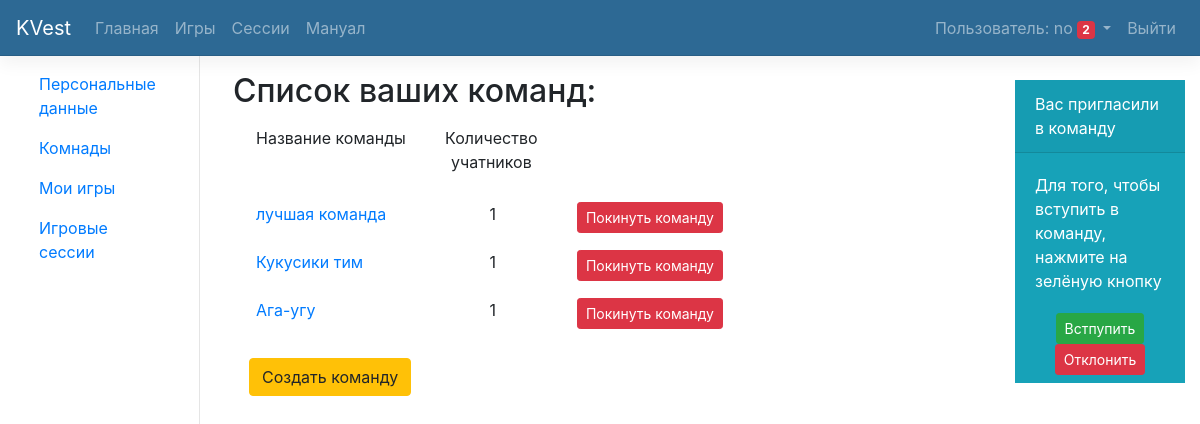
The app's page /social/team/ (signed in) with its own data.
### social/models.py (models this page shows)
class Team(models.Model):
    name = models.CharField(max_length=16, verbose_name='Название команды') # Добавить UNIQ
    lead = models.ForeignKey(
        Person,
        on_delete=models.CASCADE,
        related_name='team_lead',
        verbose_name='Лидер',
        null=True,
    )
    members = models.ManyToManyField(
        Person,
        through='MemberTeam',
        through_fields=('team', 'person'),
    )
    class Meta:
        verbose_name = 'Команда'
        verbose_name_plural = 'Команды'
    def __str__(self):
        return self.name
        """Возвращает все команды пользователя и количество участников в команде"""

### social/views.py (the view)
# urls.py: url(r'^team/(?P<team>[0-9]+)/$', views.team_details, name='team-details'),
@login_required(login_url='/person/login')
def team(request):
    args = {}
    args.update(csrf(request))
    args['username'] = request.user
    print(add(4,4))
    person = Person.objects.get(user=args['username'])
    args['teams'] = person.team_set.all().annotate(count_person=Count('members'))
    args['teams2'] = Team.objects.filter(members=person).annotate(count_person=Count('members'))
    return render(request, 'social/team.html', args)

### KVproject/tasks.py (called while the page is built)
@shared_task
def add(x, y):
    return x + y

### social/templates/social/team.html (shortened to what this page needs)
{% extends "person/base-person.html" %}
{% block content %}
    <div class="row">
        {% if teams %}
        <h2>Список ваших команд:</h2>
        {% else %}
        <h2>У вас пока нет команд</h2>
        {% endif %}
    </div>
    {% if teams %}
        <div class="row p-2">
            <div class="col-3">
                <p>Название команды</p>
            </div>
            <div class="col-2 text-center">
                <p>Количество учатников</p>
            </div>
            <div class="col-2">
            </div>
        </div>
    {% endif %}
    {% for team in teams %}
        <div class="row p-1 pl-2">
            <div class="col-3">
                <a href="/social/team/{{ team.id }}">{{ team }}</a>
            </div>
            <div class="col-2 text-center">
                <p>{{ team.count_person }}</p>
            </div>
            <div class="col-3 text-center">
                <a class="btn btn-danger btn-sm" href="/social/leave-team/{{ team.id }}/{{ request.user.id }}" role="button">Покинуть команду</a>
            </div>
        </div>
    {% endfor %}
    <div class="row p-3">
        <a class="btn btn-warning" href="/social/create-team/" role="button">Создать команду</a>
    </div>
{% endblock %}

### landing/templates/landing/navbar-top.html (shortened to what this page needs)
<header class="navbar navbar-expand navbar-dark flex-column flex-md-row bd-navbar">
    <a class="navbar-brand" href="/">KVest</a>
    <div class="navbar-na-scroll">
        <ul class="navbar-nav mr-auto bd-navbar-nav flex-row">
            <li class="nav-item">
                <a class="nav-link" href="/">Главная</a>
            </li>
            <li class="nav-item">
                <a class="nav-link" href="/game/">Игры</a>
            </li>
            <li class="nav-item">
                <a class="nav-link" href="/">Сессии</a>
            </li>
            <li class="nav-item">
                <a class="nav-link" href="/">Мануал</a>
            </li>
        </ul>
    </div>
    <ul class="navbar-nav flex-row ml-md-auto d-md-flex">
        {% if username %}
            <li class="nav-item user-container dropdown">
                <a class="nav-link dropdown-toggle p-2" data-toggle="dropdown" href="#" role="button" aria-haspopup="true" aria-expanded="false">
                    Пользователь: {{ username }} <span class="badge badge-danger">2</span>
                </a>
            </li>
            <li class="nav-item">
                <a class="nav-link p-2" href="/person/logout/">Выйти</a>
            </li>
        {% endif %}
    </ul>
</header>

### landing/static/style.css (style rules this page uses)
.bd-navbar { background-color: #2d6994; box-shadow: 0 0.5rem 1rem rgba(0,0,0,.05), inset 0 -1px 0 rgba(0,0,0,.1); }
.user-container { position: relative; }

### records on screen
Team: name "лучшая команда", count_person "1"
Team: name "Кукусики тим", count_person "1"
Team: name "Ага-угу", count_person "1"

### other values on screen
{{ username }} "no"
